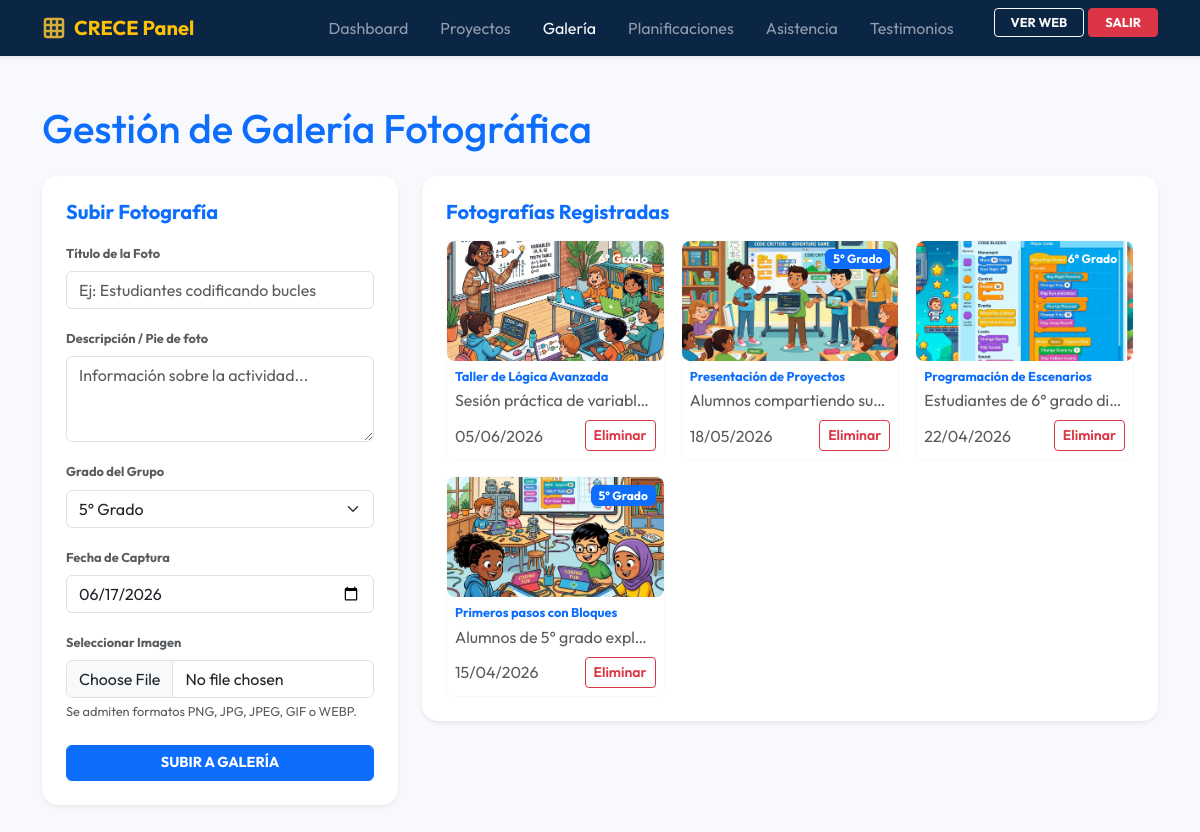
Page /admin/galeria.php (signed in) on the committed database.
### tables this page shows
CREATE TABLE `galeria_fotos` (
  `id` INT AUTO_INCREMENT PRIMARY KEY,
  `titulo` VARCHAR(100) NOT NULL,
  `descripcion` TEXT DEFAULT NULL,
  `ruta_imagen` VARCHAR(255) NOT NULL COMMENT 'Ruta en uploads/img/',
  `grado` ENUM('5', '6') NOT NULL COMMENT 'Filtro por grado: 5 o 6',
  `fecha` DATE NOT NULL
);

### admin/galeria.php (the view, shortened to what this page needs)
<?php
require_once '../conexion.php';
try {
    $stmt_list = $conn->query("SELECT * FROM galeria_fotos ORDER BY fecha DESC");
    $listado = $stmt_list->fetchAll();
} catch (PDOException $e) {
    die("Error al consultar fotos de galería: " . $e->getMessage());
}
?>
<!DOCTYPE html>
<html lang="es">
<head>
    <link href="https://cdn.jsdelivr.net/npm/bootstrap@5.3.0/dist/css/bootstrap.min.css" rel="stylesheet">
</head>
<body>
    <nav class="navbar navbar-expand-lg navbar-dark admin-nav shadow-sm">
        <div class="container">
            <a class="navbar-brand d-flex align-items-center gap-2" href="dashboard.php">
                <span class="fw-bold text-warning">CRECE Panel</span>
            </a>
            <div class="collapse navbar-collapse" id="navbarNavAdmin">
                <ul class="navbar-nav ms-auto">
                    <li class="nav-item"><a class="nav-link px-3" href="dashboard.php">Dashboard</a></li>
                    <li class="nav-item"><a class="nav-link px-3" href="proyectos.php">Proyectos</a></li>
                    <li class="nav-item"><a class="nav-link px-3 active" href="galeria.php">Galería</a></li>
                    <li class="nav-item"><a class="nav-link px-3" href="planificaciones.php">Planificaciones</a></li>
                    <li class="nav-item"><a class="nav-link px-3" href="asistencia.php">Asistencia</a></li>
                    <li class="nav-item"><a class="nav-link px-3" href="testimonios.php">Testimonios</a></li>
                    <li class="nav-item ms-lg-4"><a class="btn btn-outline-light btn-sm px-3 py-1.5 fs-8 text-uppercase fw-bold" href="../index.php" target="_blank">Ver Web</a></li>
                    <li class="nav-item"><a class="btn btn-danger btn-sm px-3 py-1.5 fs-8 text-uppercase fw-bold ms-lg-1" href="logout.php">Salir</a></li>
                </ul>
            </div>
        </div>
    </nav>
    <main class="py-5">
        <div class="container">
            <h1 class="fw-extrabold text-primary mb-4">Gestión de Galería Fotográfica</h1>
            <div class="row g-4">
                <div class="col-lg-4">
                    <div class="card border-0 shadow-sm rounded-4 p-4">
                        <h3 class="fw-bold text-primary mb-3 fs-5">Subir Fotografía</h3>
                        <form method="POST" action="galeria.php" enctype="multipart/form-data">
                            <div class="mb-3">
                                <label class="form-label fs-8 fw-bold text-muted">Título de la Foto</label>
                                <input type="text" name="titulo" class="form-control" required placeholder="Ej: Estudiantes codificando bucles">
                            </div>
                            <div class="mb-3">
                                <label class="form-label fs-8 fw-bold text-muted">Descripción / Pie de foto</label>
                                <textarea name="descripcion" class="form-control" rows="3" placeholder="Información sobre la actividad..."></textarea>
                            </div>
                            <div class="mb-3">
                                <label class="form-label fs-8 fw-bold text-muted">Grado del Grupo</label>
                                <select name="grado" class="form-select">
                                    <option value="5">5° Grado</option>
                                </select>
                            </div>
                            <div class="mb-3">
                                <label class="form-label fs-8 fw-bold text-muted">Fecha de Captura</label>
                                <input type="date" name="fecha" class="form-control" value="<?= date('Y-m-d') ?>">
                            </div>
                            <div class="mb-4">
                                <label class="form-label fs-8 fw-bold text-muted">Seleccionar Imagen</label>
                                <input type="file" name="img_file" class="form-control" accept="image/*" required>
                                <div class="form-text fs-8 text-muted">Se admiten formatos PNG, JPG, JPEG, GIF o WEBP.</div>
                            </div>
                            <button type="submit" class="btn btn-primary w-100 py-2.5 fs-7 text-uppercase fw-bold">Subir a Galería</button>
                        </form>
                    </div>
                </div>
                <div class="col-lg-8">
                    <div class="card border-0 shadow-sm rounded-4 p-4 bg-white">
                        <h3 class="fw-bold text-primary mb-3 fs-5">Fotografías Registradas</h3>
                        <div class="row g-3">
                            <?php if (count($listado) === 0): ?>
                                <div class="col-12 text-center py-5">
                                    <p class="text-muted">No hay fotografías cargadas por el momento.</p>
                                </div>
                            <?php else: ?>
                                <?php foreach ($listado as $foto): ?>
                                    <div class="col-sm-6 col-md-4">
                                        <div class="card h-100 border border-light shadow-none overflow-hidden rounded-3 position-relative">
                                            <?php
                                            $gal_img = $foto['ruta_imagen'];
                                            if (strpos($gal_img, 'http') !== 0) {
                                                $gal_img = '../' . $gal_img;
                                            }
                                            ?>
                                            <img src="<?= htmlspecialchars($gal_img) ?>" class="gal-preview" alt="<?= htmlspecialchars($foto['titulo']) ?>">
                                            <span class="badge <?= $foto['grado'] === '5' ? 'bg-primary' : 'bg-purple' ?> position-absolute top-0 end-0 m-2 fs-9">
                                                <?= $foto['grado'] ?>° Grado
                                            </span>
                                            <div class="card-body p-2">
                                                <h6 class="fw-bold text-primary mb-1 text-truncate fs-8"><?= htmlspecialchars($foto['titulo']) ?></h6>
                                                <p class="text-muted fs-9 mb-2 text-truncate"><?= htmlspecialchars($foto['descripcion'] ?: 'Sin descripción') ?></p>
                                                <div class="d-flex justify-content-between align-items-center">
                                                    <span class="text-muted fs-9"><?= date('d/m/Y', strtotime($foto['fecha'])) ?></span>
                                                    <a href="galeria.php?delete=<?= $foto['id'] ?>" class="btn btn-sm btn-outline-danger py-0.5 px-2 fs-9 fw-semibold" onclick="return confirm('¿Estás seguro de que deseas eliminar esta fotografía de la galería?')">Eliminar</a>
                                                </div>
                                            </div>
                                        </div>
                                    </div>
                                <?php endforeach; ?>
                            <?php endif; ?>
                        </div>
                    </div>
                </div>
            </div>
        </div>
    </main>
</body>
</html>

### admin/galeria.php (style rules this page uses)
body { font-family: 'Outfit', sans-serif; background-color: #f8f9fc; }
.admin-nav { background-color: #0b2545; }
.gal-preview { width: 100%; height: 120px; object-fit: cover; border-radius: 8px; }
.fs-7 { font-size: 0.9rem; }
.fs-8 { font-size: 0.8rem; }

### rows in the picture
galeria_fotos: shows a picture, grado "6", titulo "Taller de Lógica Avanzada", descripcion "Sesión práctica de variabl…", fecha "05/06/2026"
galeria_fotos: shows a picture, grado "5", titulo "Presentación de Proyectos", descripcion "Alumnos compartiendo su…", fecha "18/05/2026"
galeria_fotos: shows a picture, grado "6", titulo "Programación de Escenarios", descripcion "Estudiantes de 6° grado di…", fecha "22/04/2026"
galeria_fotos: shows a picture, grado "5", titulo "Primeros pasos con Bloques", descripcion "Alumnos de 5° grado explo…", fecha "15/04/2026"
